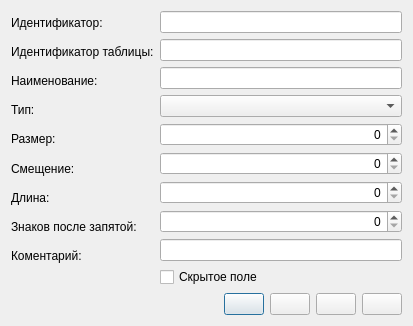
<?xml version="1.0" encoding="UTF-8"?>
<ui version="4.0">
 <class>FmtFieldDlg</class>
 <widget class="QDialog" name="FmtFieldDlg">
  <property name="geometry">
   <rect>
    <x>0</x>
    <y>0</y>
    <width>413</width>
    <height>311</height>
   </rect>
  </property>
  <property name="windowTitle">
   <string>Редактирование поля</string>
  </property>
  <layout class="QVBoxLayout" name="verticalLayout_3">
   <item>
    <layout class="QHBoxLayout" name="horizontalLayout">
     <item>
      <layout class="QVBoxLayout" name="verticalLayout">
       <item>
        <widget class="QLabel" name="label">
         <property name="text">
          <string>Идентификатор:</string>
         </property>
        </widget>
       </item>
       <item>
        <widget class="QLabel" name="label_2">
         <property name="text">
          <string>Идентификатор таблицы:</string>
         </property>
        </widget>
       </item>
       <item>
        <widget class="QLabel" name="label_3">
         <property name="text">
          <string>Наименование:</string>
         </property>
        </widget>
       </item>
       <item>
        <widget class="QLabel" name="label_4">
         <property name="text">
          <string>Тип:</string>
         </property>
        </widget>
       </item>
       <item>
        <widget class="QLabel" name="label_5">
         <property name="text">
          <string>Размер:</string>
         </property>
        </widget>
       </item>
       <item>
        <widget class="QLabel" name="label_6">
         <property name="text">
          <string>Смещение:</string>
         </property>
        </widget>
       </item>
       <item>
        <widget class="QLabel" name="label_7">
         <property name="text">
          <string>Длина:</string>
         </property>
        </widget>
       </item>
       <item>
        <widget class="QLabel" name="label_8">
         <property name="text">
          <string>Знаков после запятой:</string>
         </property>
        </widget>
       </item>
       <item>
        <widget class="QLabel" name="label_9">
         <property name="text">
          <string>Коментарий:</string>
         </property>
        </widget>
       </item>
       <item>
        <spacer name="horizontalSpacer_2">
         <property name="orientation">
          <enum>Qt::Horizontal</enum>
         </property>
         <property name="sizeType">
          <enum>QSizePolicy::Minimum</enum>
         </property>
         <property name="sizeHint" stdset="0">
          <size>
           <width>40</width>
           <height>20</height>
          </size>
         </property>
        </spacer>
       </item>
      </layout>
     </item>
     <item>
      <layout class="QVBoxLayout" name="verticalLayout_2">
       <item>
        <widget class="QLineEdit" name="idEdit">
         <property name="alignment">
          <set>Qt::AlignRight|Qt::AlignTrailing|Qt::AlignVCenter</set>
         </property>
         <property name="readOnly">
          <bool>true</bool>
         </property>
        </widget>
       </item>
       <item>
        <widget class="QLineEdit" name="fmtIdEdit">
         <property name="alignment">
          <set>Qt::AlignRight|Qt::AlignTrailing|Qt::AlignVCenter</set>
         </property>
         <property name="readOnly">
          <bool>true</bool>
         </property>
        </widget>
       </item>
       <item>
        <widget class="QLineEdit" name="nameEdit">
         <property name="maxLength">
          <number>128</number>
         </property>
        </widget>
       </item>
       <item>
        <widget class="QComboBox" name="typeCombo"/>
       </item>
       <item>
        <widget class="QSpinBox" name="sizeBox">
         <property name="alignment">
          <set>Qt::AlignRight|Qt::AlignTrailing|Qt::AlignVCenter</set>
         </property>
         <property name="maximum">
          <number>999999</number>
         </property>
        </widget>
       </item>
       <item>
        <widget class="QSpinBox" name="offsetBox">
         <property name="alignment">
          <set>Qt::AlignRight|Qt::AlignTrailing|Qt::AlignVCenter</set>
         </property>
         <property name="maximum">
          <number>999999</number>
         </property>
        </widget>
       </item>
       <item>
        <widget class="QSpinBox" name="outlenBox">
         <property name="alignment">
          <set>Qt::AlignRight|Qt::AlignTrailing|Qt::AlignVCenter</set>
         </property>
         <property name="maximum">
          <number>999999</number>
         </property>
        </widget>
       </item>
       <item>
        <widget class="QSpinBox" name="decpointBox">
         <property name="alignment">
          <set>Qt::AlignRight|Qt::AlignTrailing|Qt::AlignVCenter</set>
         </property>
         <property name="maximum">
          <number>999999</number>
         </property>
        </widget>
       </item>
       <item>
        <widget class="QLineEdit" name="commentEdit">
         <property name="maxLength">
          <number>128</number>
         </property>
        </widget>
       </item>
       <item>
        <widget class="QCheckBox" name="ishiddenBox">
         <property name="text">
          <string>Скрытое поле</string>
         </property>
        </widget>
       </item>
      </layout>
     </item>
    </layout>
   </item>
   <item>
    <spacer name="verticalSpacer">
     <property name="orientation">
      <enum>Qt::Vertical</enum>
     </property>
     <property name="sizeHint" stdset="0">
      <size>
       <width>20</width>
       <height>40</height>
      </size>
     </property>
    </spacer>
   </item>
   <item>
    <layout class="QHBoxLayout" name="horizontalLayout_3">
     <item>
      <spacer name="horizontalSpacer">
       <property name="orientation">
        <enum>Qt::Horizontal</enum>
       </property>
       <property name="sizeHint" stdset="0">
        <size>
         <width>40</width>
         <height>20</height>
        </size>
       </property>
      </spacer>
     </item>
     <item>
      <widget class="QPushButton" name="firstButton">
       <property name="text">
        <string/>
       </property>
       <property name="icon">
        <iconset resource="../res/fmt.qrc">
         <normaloff>:/img/DataContainer_MoveFirstHS.png</normaloff>:/img/DataContainer_MoveFirstHS.png</iconset>
       </property>
      </widget>
     </item>
     <item>
      <widget class="QPushButton" name="prevButton">
       <property name="text">
        <string/>
       </property>
       <property name="icon">
        <iconset resource="../res/fmt.qrc">
         <normaloff>:/img/DataContainer_MovePreviousHS.png</normaloff>:/img/DataContainer_MovePreviousHS.png</iconset>
       </property>
      </widget>
     </item>
     <item>
      <widget class="QPushButton" name="nextButton">
       <property name="text">
        <string/>
       </property>
       <property name="icon">
        <iconset resource="../res/fmt.qrc">
         <normaloff>:/img/DataContainer_MoveNextHS.png</normaloff>:/img/DataContainer_MoveNextHS.png</iconset>
       </property>
      </widget>
     </item>
     <item>
      <widget class="QPushButton" name="lastButton">
       <property name="text">
        <string/>
       </property>
       <property name="icon">
        <iconset resource="../res/fmt.qrc">
         <normaloff>:/img/DataContainer_MoveLastHS.png</normaloff>:/img/DataContainer_MoveLastHS.png</iconset>
       </property>
      </widget>
     </item>
    </layout>
   </item>
  </layout>
 </widget>
 <resources>
  <include location="../res/fmt.qrc"/>
 </resources>
 <connections/>
</ui>
